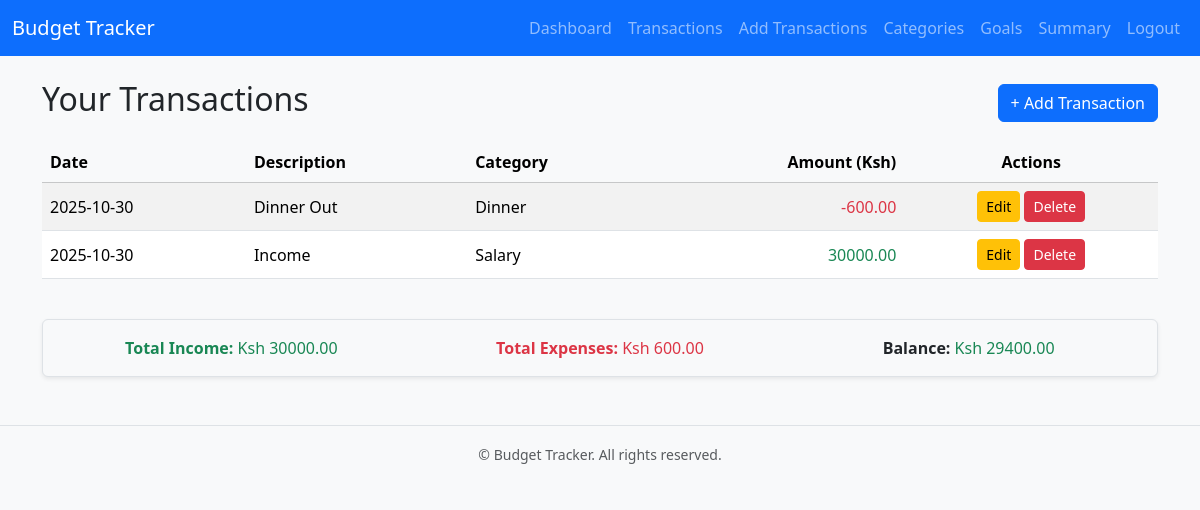
Page /transactions (signed in) on the earlier database version.
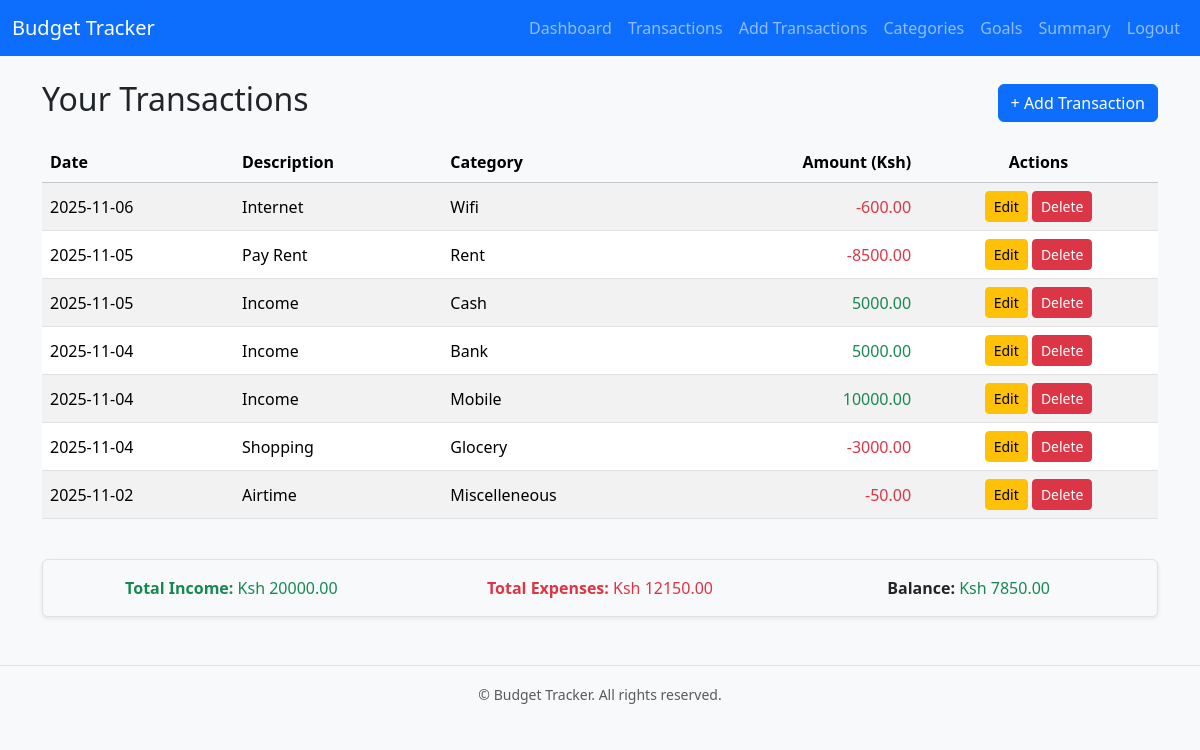
Same page on the later database version.
### app/models.py (models this page shows, shortened)
class Transaction(db.Model):
    id = db.Column(db.Integer, primary_key=True)
    date=db.Column(db.Date, default=datetime.utcnow)
    description = db.Column(db.String(120), nullable=False)
    amount = db.Column(db.Float, nullable=False)
    user_id = db.Column(db.Integer, db.ForeignKey('user.id', name='fk_trnsaction_user_id'), nullable=False)
    category_id = db.Column(db.Integer, db.ForeignKey('category.id', name='fk_transaction_category_id'), nullable=False)

class Category(db.Model):
    id = db.Column(db.Integer, primary_key=True)
    name = db.Column(db.String(50), nullable=False, unique=True)
    user_id = db.Column(db.Integer, db.ForeignKey('user.id', name='fk_category_user_id'), nullable=False)
    transactions = db.relationship('Transaction', backref='category_ref', lazy=True)

### app/routes.py (the view)
@bp.route('/transactions')
@login_required
def transactions():
    transactions = Transaction.query.filter_by(user_id=current_user.id)\
    .order_by(Transaction.date.desc()).all()
    income = sum(t.amount for t in transactions if t.amount > 0)
    expenses = sum(abs(t.amount) for t in transactions if t.amount < 0)
    balance = income - expenses
    return render_template('transactions.html', transactions=transactions, income=income, expenses=expenses, balance=balance)

### app/__init__.py (called while the page is built)
def create_app():
    app = Flask(__name__)
    app.config.from_object('config.Config')
    db.init_app(app)
    migrate.init_app(app, db)
    login_manager.init_app(app)
    from .models import User
    @login_manager.user_loader
    def load_user(user_id):
        return User.query.get(int(user_id))
    from app.auth.routes import bp as auth_bp
    app.register_blueprint(auth_bp, url_prefix='/auth')
    from app.routes import bp as main_bp
    app.register_blueprint(main_bp)
    return app

### app/templates/transactions.html (shortened to what this page needs)
{% extends "base.html" %}
{% block content %}
<div class="d-flex justify-content-between align-items-center mb-3">
    <h2>Your Transactions</h2>
    <a href="{{ url_for('main.add_transaction') }}" class="btn btn-primary">+ Add Transaction</a>
</div>
<div class="table-responsive d-none d-md-block">
    <table class="table table-striped table-hover align-middle">
        <thead class="table-light">
            <tr>
                <th>Date</th>
                <th>Description</th>
                <th>Category</th>
                <th class="text-end">Amount (Ksh)</th>
                <th class="text-center">Actions</th>
            </tr>
        </thead>
        <tbody>
            {% for t in transactions %}
            <tr>
                <td>{{ t.date.strftime('%Y-%m-%d') }}</td>
                <td>{{ t.description }}</td>
                <td>{{ t.category_ref.name if t.category_ref else 'Uncategorized' }}</td>
                <td class="text-end {% if t.amount < 0 %}text-danger{% else %}text-success{% endif %}">
                    {{ "%.2f"|format(t.amount) }}
                </td>
                <td class="text-center">
                    <a href="{{ url_for('main.edit_transaction', id=t.id) }}" class="btn btn-sm btn-warning">Edit</a>
                    <a href="{{ url_for('main.delete_transaction', id=t.id) }}" class="btn btn-sm btn-danger"
                        onclick="return confirm('Are you sure you want to delete this transaction?');">Delete</a>
                </td>
            </tr>
            {% endfor %}
        </tbody>
    </table>
</div>
<div class="mt-4 p-3 border rounded bg-light shadow-sm">
    <div class="row text-center">
        <div class="col-md-4 mb-2 mb-md-0">
            <strong class="text-success">Total Income:</strong>
            <span class="text-success">Ksh {{ "%.2f"|format(income) }}</span>
        </div>
        <div class="col-md-4 mb-2 mb-md-0">
            <strong class="text-danger">Total Expenses:</strong>
            <span class="text-danger">Ksh {{ "%.2f"|format(expenses) }}</span>
        </div>
        <div class="col-md-4">
            <strong>Balance:</strong>
            <span class="{% if balance >= 0 %}text-success{% else %}text-danger{% endif %}">
                Ksh {{ "%.2f"|format(balance) }}
            </span>
        </div>
    </div>
</div>
{% endblock %}

### app/templates/base.html (shortened to what this page needs)
<!DOCTYPE html>
<html lang="en">
<head>
    <link href="https://cdn.jsdelivr.net/npm/bootstrap@5.3.3/dist/css/bootstrap.min.css" rel="stylesheet">
    <link rel="stylesheet" href="{{ url_for('static', filename='css/style.css') }}">
</head>
<body class="bg-light">
     <nav class="navbar navbar-expand-lg navbar-dark bg-primary">
        <div class="container-fluid">
            <a href="{{ url_for('main.index') }}" class="navbar-brand">Budget Tracker</a>
            <div class="collapse navbar-collapse" id="navbarNav">
                <ul class="navbar-nav ms-auto">
                    <li class="nav-item"><a href="{{ url_for('main.index') }}" class="nav-link">Dashboard</a></li>
                    <li class="nav-item"><a href="{{ url_for('main.transactions') }}" class="nav-link">Transactions</a></li>
                    <li class="nav-item"><a href="{{ url_for('main.add_transaction') }}" class="nav-link">Add Transactions</a></li>
                    <li class="nav-item"><a href="{{ url_for('main.categories')}}" class="nav-link">Categories</a></li>
                    <li class="nav-item"><a href="{{ url_for('main.goals') }}" class="nav-link">Goals</a></li>
                    <li class="nav-item"><a href="{{ url_for('main.analytics') }}" class="nav-link">Summary</a></li>
                    {% if current_user.is_authenticated %}
                    <li class="nav-item">
                        <a class="nav-link" href="{{ url_for('auth.logout') }}">Logout</a>
                    </li>
                    {% else %}
                    <li class="nav-item">
                        <a class="nav-link" href="{{ url_for('auth.login') }}">Login</a>
                    </li>
                    {% endif %}
                </ul>
            </div>
        </div>
     </nav>
      <main class="container py-4">
        {% block content %}{% endblock %}
      </main>
       <footer class="text-center py-3 mt-4 border-top text-muted">
        <small>&copy; {{ current_year }} Budget Tracker. All rights reserved. </small>
       </footer>
</body>
</html>

### app/static/css/style.css (style rules this page uses)
body { font-family: 'segoe UI', sans-serif; }

Differences in the rows shown:
removed Transaction: date "2025-10-30", description "Dinner Out", category_ref "Dinner", amount "-600.00"
added Transaction: date "2025-11-06", description "Internet", category_ref "Wifi", amount "-600.00"
added Transaction: date "2025-11-05", description "Pay Rent", category_ref "Rent", amount "-8500.00"
added Transaction: date "2025-11-05", description "Income", category_ref "Cash", amount "5000.00"
changed Transaction: date "2025-10-30" → "2025-11-04"; category_ref "Salary" → "Bank"; amount "30000.00" → "5000.00"
added Transaction: date "2025-11-04", description "Income", category_ref "Mobile", amount "10000.00"
added Transaction: date "2025-11-04", description "Shopping", category_ref "Glocery", amount "-3000.00"
added Transaction: date "2025-11-02", description "Airtime", category_ref "Miscelleneous", amount "-50.00"
Other differences:
{{ "%.2f"|format(income) }}: "30000.00" → "20000.00"
{{ "%.2f"|format(expenses) }}: "600.00" → "12150.00"
{{ "%.2f"|format(balance) }}: "29400.00" → "7850.00"
